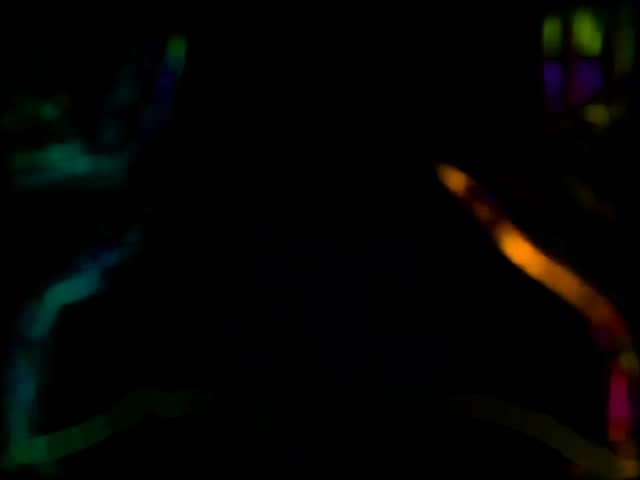
#> input picture frame 24 of 7/ghost.mp4, 640 x 480 px, given in place of the camera
$ python 4.1.py
#> lines starting #> are read from the running program, lines starting #| are printed output that depends on the picture
# -*- coding: utf-8 -*-
# -*- coding: utf-8 -*-
import cv2
import numpy as np

cap = cv2.VideoCapture(0)

width = int(cap.get(cv2.CAP_PROP_FRAME_WIDTH))
height = int(cap.get(cv2.CAP_PROP_FRAME_HEIGHT))

ret , frame1 = cap.read()
#> frame1 is the input picture: shape (480, 640, 3); mean B, G, R 1.9, 3.7, 3.4

prvsImg = cv2.cvtColor(frame1,cv2.COLOR_BGR2GRAY)
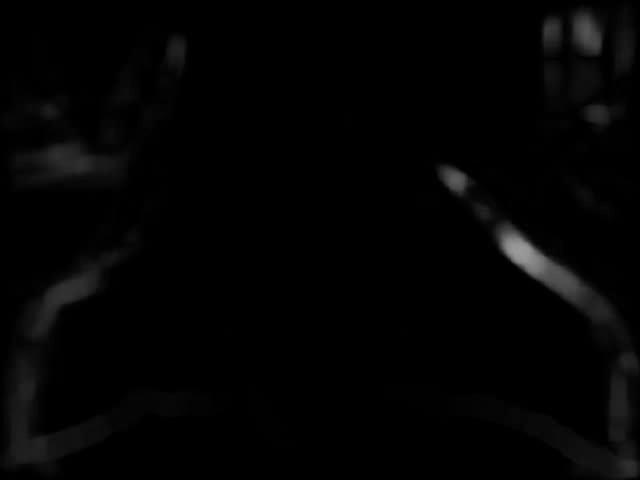
#> prvsImg: shape (480, 640); min 0, max 155, mean 3.4

hsv_mask = np.zeros_like(frame1)
hsv_mask[:,:,1] = 255

writer = cv2.VideoWriter('ghost.mp4',cv2.VideoWriter_fourcc(*'DIVX'),20,(width,height))
while True:

    ret,frame2 = cap.read()
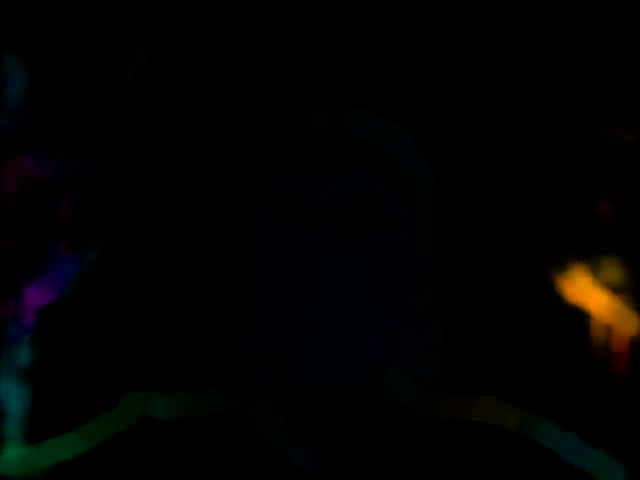
#> input picture frame 25 of 7/ghost.mp4, 640 x 480 px, given in place of the camera
#> frame2 is the input picture: shape (480, 640, 3); mean B, G, R 2.1, 2.4, 2.5

    nextImg = cv2.cvtColor(frame2,cv2.COLOR_BGR2GRAY)
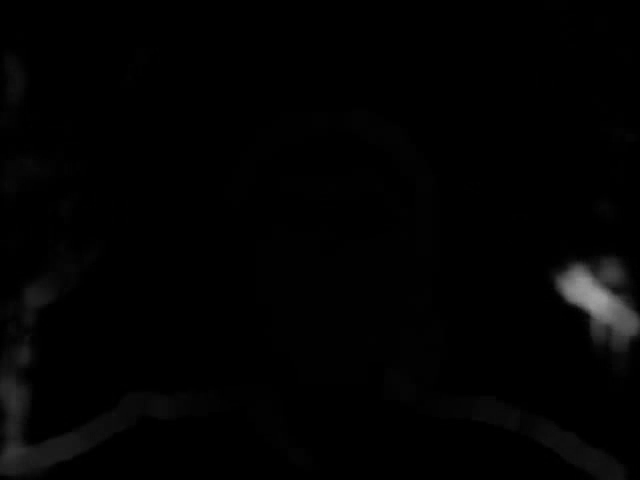
#> nextImg: shape (480, 640); min 0, max 160, mean 2.4

    flow = cv2.calcOpticalFlowFarneback(prvsImg,nextImg,None,0.5,3,15,3,5,1.2,0)

    mag , ang = cv2.cartToPolar(flow[:,:,0],flow[:,:,1],angleInDegrees=True)
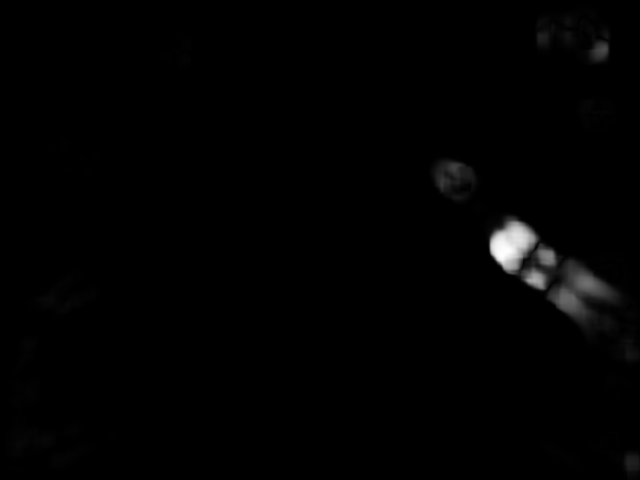
#> mag: shape (480, 640) float32; min 0, max 72.51, mean 0.7; drawn with min black and max white
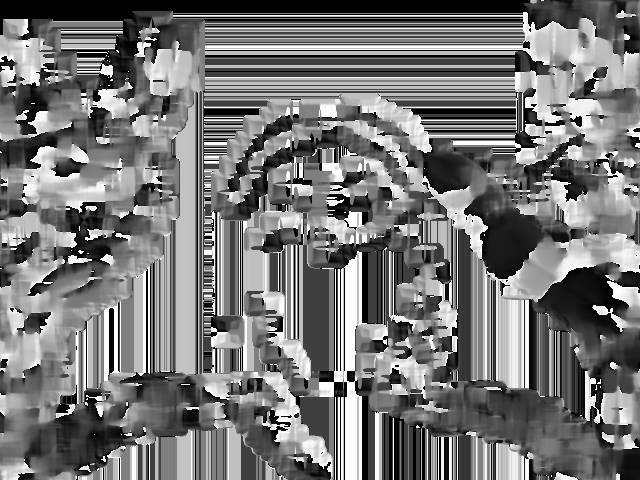
#> ang: shape (480, 640) float32; min 0, max 360, mean 167.7; drawn with min black and max white

    hsv_mask[:,:,0] = ang/2

    hsv_mask[:,:,2] = cv2.normalize(mag,None,0,255,cv2.NORM_MINMAX)
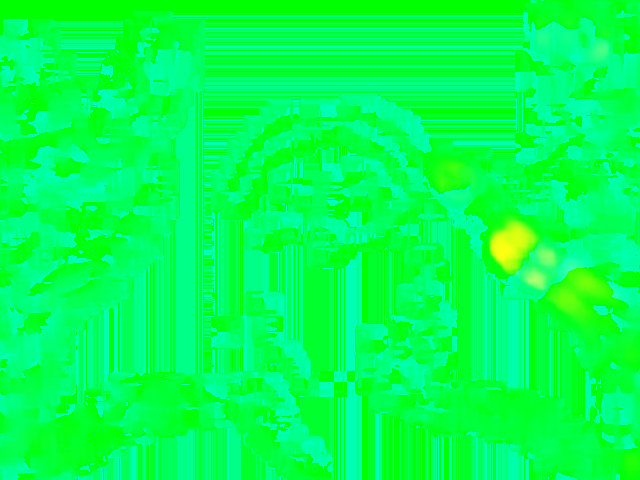
#> hsv_mask: shape (480, 640, 3); mean of channels 0, 1, 2 83.4, 255, 2.2; drawn as B, G, R

    bgr = cv2.cvtColor(hsv_mask,cv2.COLOR_HSV2BGR)
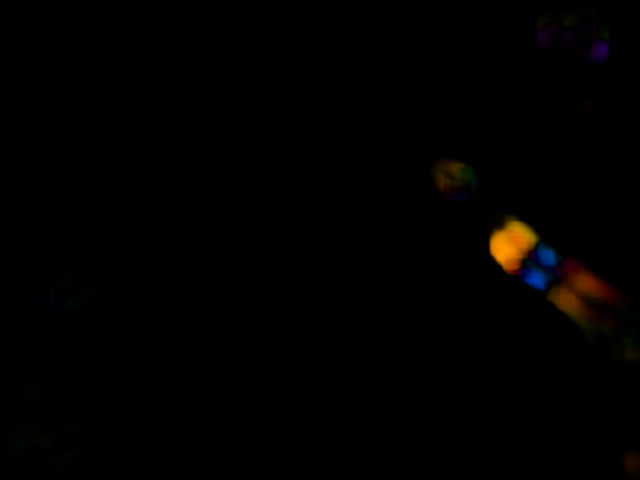
#> bgr: shape (480, 640, 3); mean B, G, R 0.5, 1, 1.8

    writer.write(bgr)

    cv2.imshow('frame',bgr)

    k = cv2.waitKey(10) & 0xFF
#> (key Esc is pressed here)
    if k==27:
        break

    prvsImg = nextImg

cap.release()
writer.release()
cv2.destroyAllWindows()

$ run again, starting later in the video
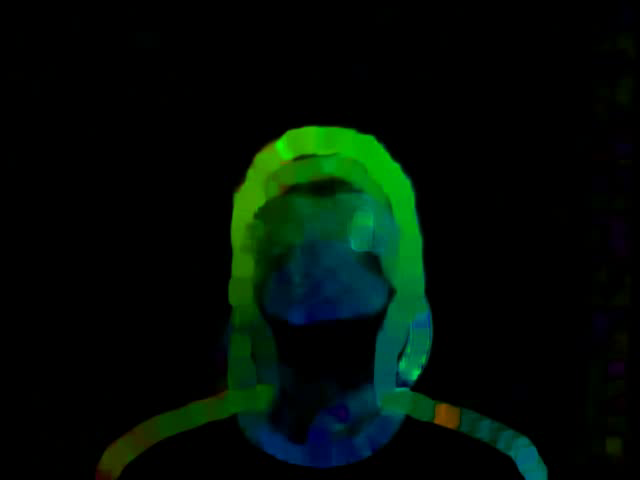
#> input picture frame 108 of 7/ghost.mp4, 640 x 480 px, given in place of the camera
#> frame1 is the input picture: shape (480, 640, 3); mean B, G, R 6.3, 14.4, 1.5
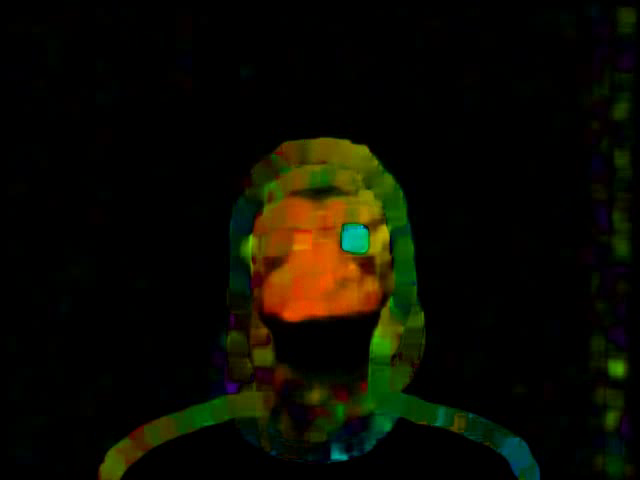
#> input picture frame 109 of 7/ghost.mp4, 640 x 480 px, given in place of the camera
#> frame2 is the input picture: shape (480, 640, 3); mean B, G, R 1.6, 11.6, 11.9
#> `bgr = cv2.cvtColor(hsv_mask,cv2.COLOR_HSV2BGR)`:
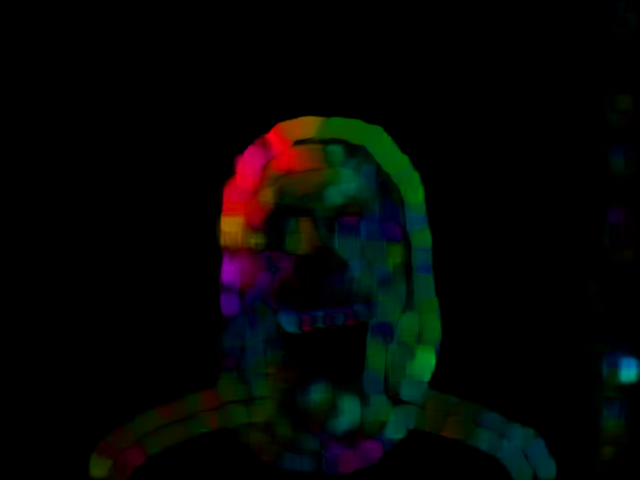
#> bgr: shape (480, 640, 3); mean B, G, R 4.7, 6.6, 5

$ run again, starting later in the video
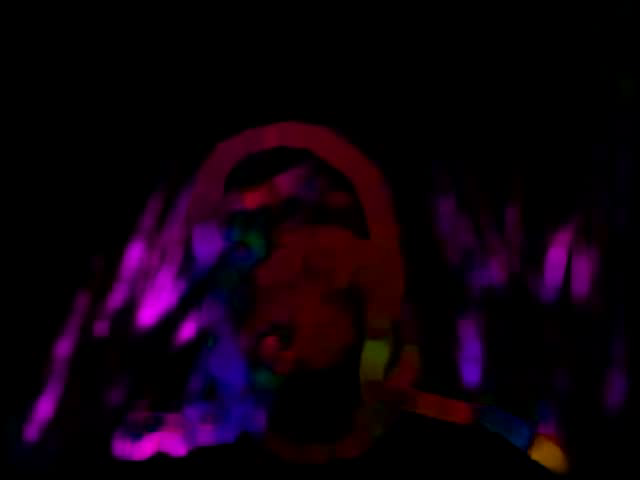
#> input picture frame 192 of 7/ghost.mp4, 640 x 480 px, given in place of the camera
#> frame1 is the input picture: shape (480, 640, 3); mean B, G, R 12, 0.6, 14.2
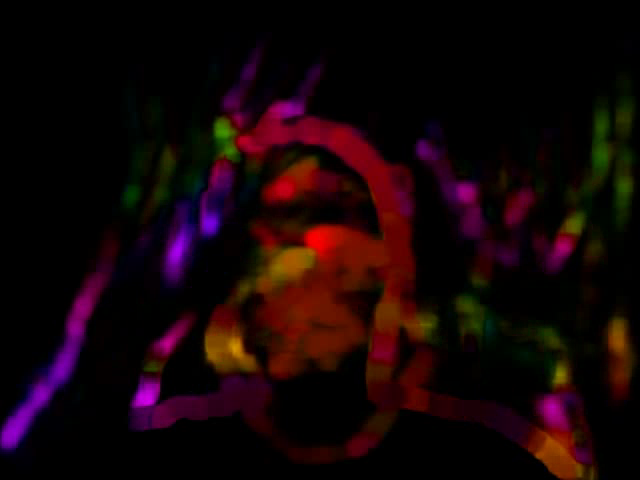
#> input picture frame 193 of 7/ghost.mp4, 640 x 480 px, given in place of the camera
#> frame2 is the input picture: shape (480, 640, 3); mean B, G, R 6.6, 4.6, 21.6
#> `bgr = cv2.cvtColor(hsv_mask,cv2.COLOR_HSV2BGR)`:
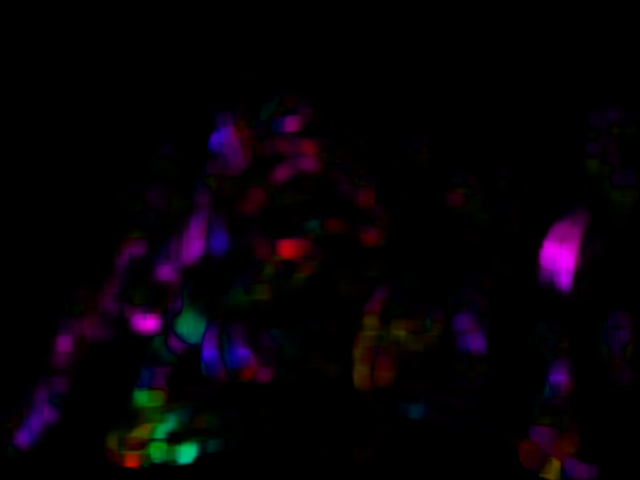
#> bgr: shape (480, 640, 3); mean B, G, R 6.5, 1.7, 6.3
